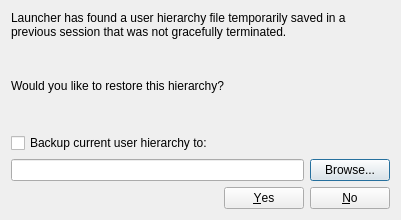
<?xml version="1.0" encoding="UTF-8"?>
<ui version="4.0">
 <class>Dialog</class>
 <widget class="QDialog" name="Dialog">
  <property name="geometry">
   <rect>
    <x>0</x>
    <y>0</y>
    <width>400</width>
    <height>220</height>
   </rect>
  </property>
  <property name="windowTitle">
   <string>Dialog</string>
  </property>
  <layout class="QFormLayout" name="formLayout">
   <item row="0" column="0" colspan="2">
    <widget class="QLabel" name="label">
     <property name="text">
      <string>Launcher has found a user hierarchy file temporarily saved in a previous session that was not gracefully terminated.</string>
     </property>
     <property name="wordWrap">
      <bool>true</bool>
     </property>
    </widget>
   </item>
   <item row="1" column="1">
    <spacer name="verticalSpacer">
     <property name="orientation">
      <enum>Qt::Vertical</enum>
     </property>
     <property name="sizeHint" stdset="0">
      <size>
       <width>373</width>
       <height>6</height>
      </size>
     </property>
    </spacer>
   </item>
   <item row="2" column="0" colspan="2">
    <widget class="QLabel" name="label_2">
     <property name="text">
      <string>Would you like to restore this hierarchy?</string>
     </property>
     <property name="wordWrap">
      <bool>true</bool>
     </property>
    </widget>
   </item>
   <item row="3" column="1">
    <spacer name="verticalSpacer_2">
     <property name="orientation">
      <enum>Qt::Vertical</enum>
     </property>
     <property name="sizeHint" stdset="0">
      <size>
       <width>373</width>
       <height>6</height>
      </size>
     </property>
    </spacer>
   </item>
   <item row="4" column="0" colspan="2">
    <layout class="QVBoxLayout" name="verticalLayout">
     <item>
      <widget class="QCheckBox" name="checkBox_backup">
       <property name="text">
        <string>Backup current user hierarchy to:</string>
       </property>
      </widget>
     </item>
     <item>
      <layout class="QHBoxLayout" name="horizontalLayout">
       <item>
        <widget class="QLineEdit" name="lineEdit_backup_filepath"/>
       </item>
       <item>
        <widget class="QPushButton" name="pushButton_browse">
         <property name="text">
          <string>Browse...</string>
         </property>
        </widget>
       </item>
      </layout>
     </item>
    </layout>
   </item>
   <item row="5" column="0" colspan="2">
    <widget class="QDialogButtonBox" name="buttonBox">
     <property name="orientation">
      <enum>Qt::Horizontal</enum>
     </property>
     <property name="standardButtons">
      <set>QDialogButtonBox::No|QDialogButtonBox::Yes</set>
     </property>
    </widget>
   </item>
  </layout>
 </widget>
 <resources/>
 <connections>
  <connection>
   <sender>buttonBox</sender>
   <signal>accepted()</signal>
   <receiver>Dialog</receiver>
   <slot>accept()</slot>
   <hints>
    <hint type="sourcelabel">
     <x>248</x>
     <y>254</y>
    </hint>
    <hint type="destinationlabel">
     <x>157</x>
     <y>274</y>
    </hint>
   </hints>
  </connection>
  <connection>
   <sender>buttonBox</sender>
   <signal>rejected()</signal>
   <receiver>Dialog</receiver>
   <slot>reject()</slot>
   <hints>
    <hint type="sourcelabel">
     <x>316</x>
     <y>260</y>
    </hint>
    <hint type="destinationlabel">
     <x>286</x>
     <y>274</y>
    </hint>
   </hints>
  </connection>
 </connections>
</ui>
